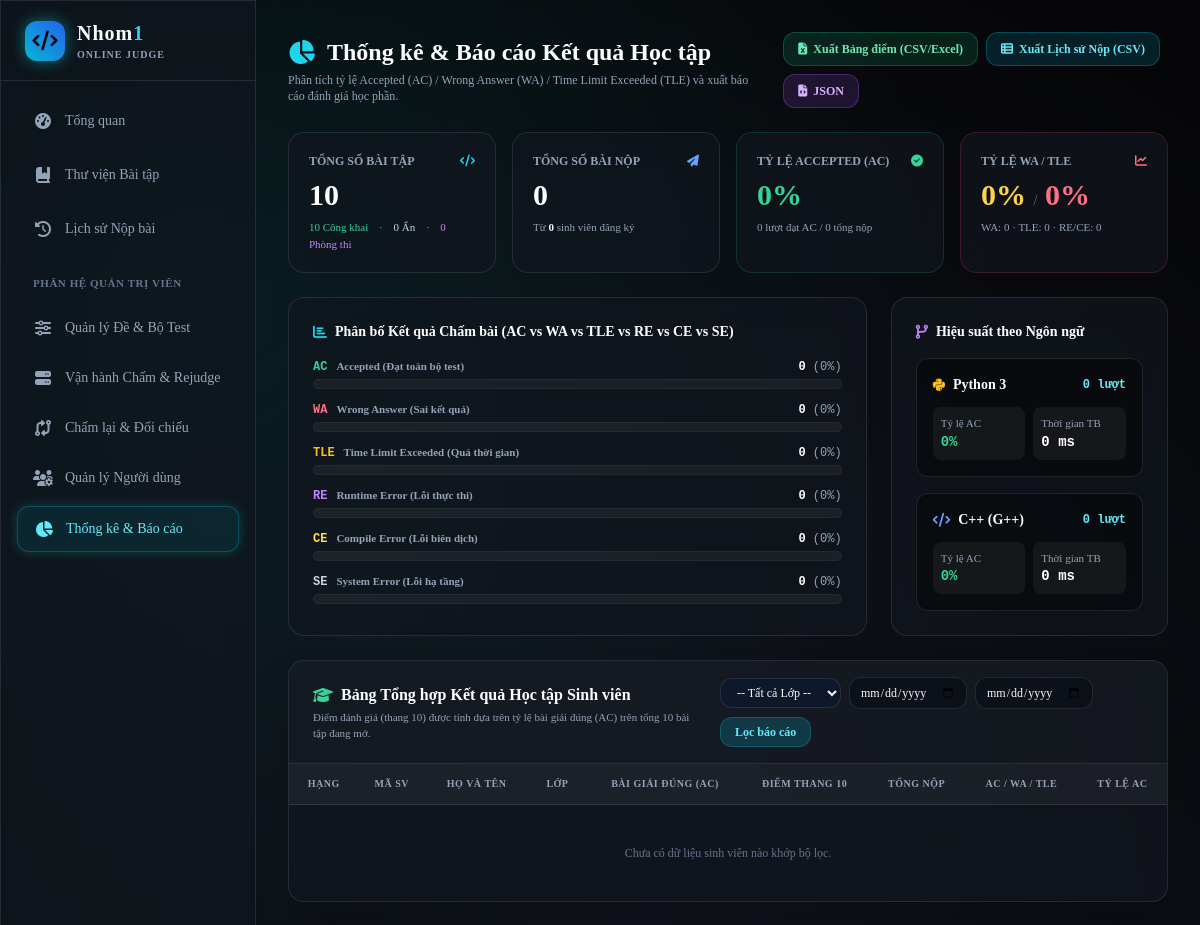
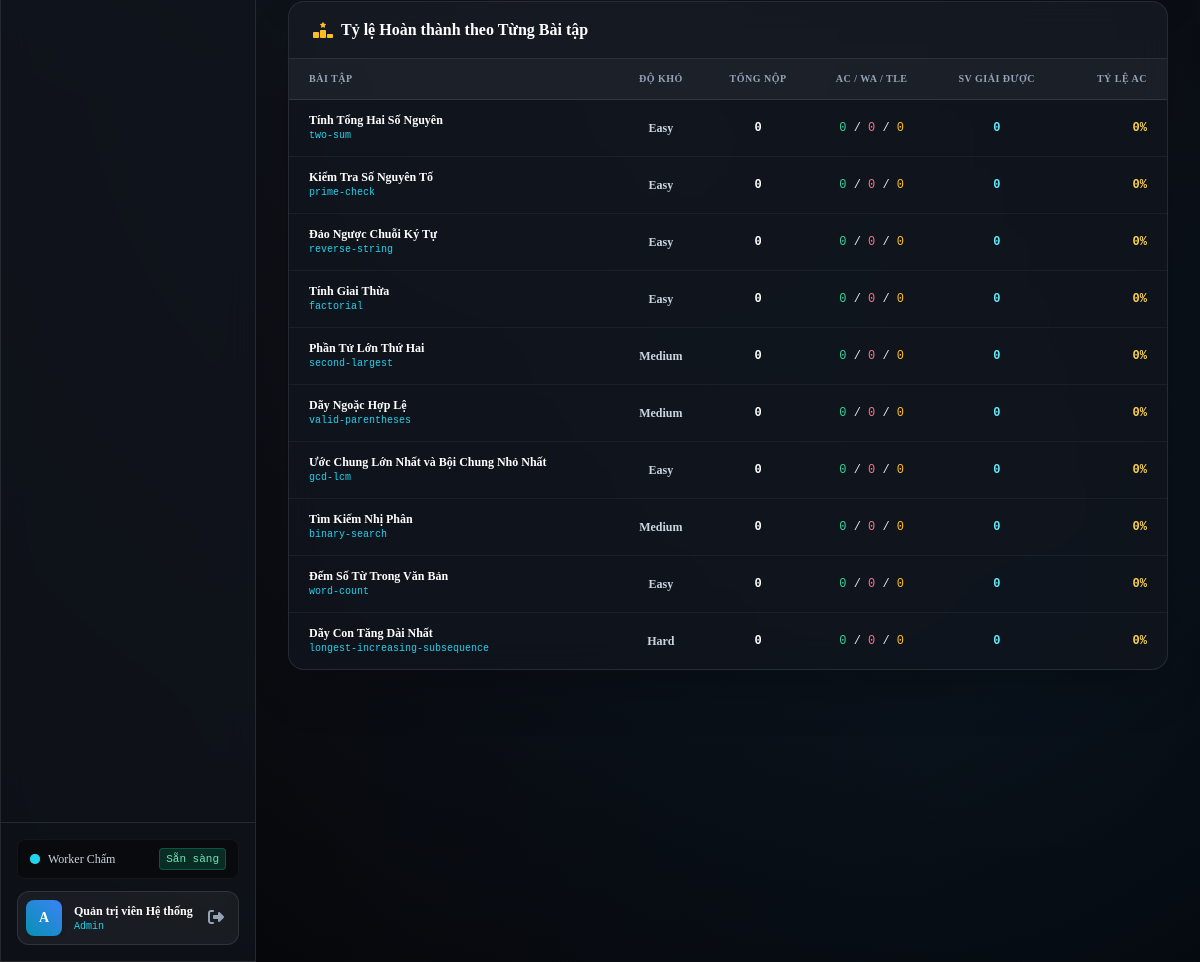
The page /admin_analytics.php (signed in) on the database its author committed (2 pictures, top to bottom).
### tables this page shows
CREATE TABLE `users` (
  `id` INT AUTO_INCREMENT PRIMARY KEY,
  `username` VARCHAR(50) NOT NULL UNIQUE,
  `email` VARCHAR(100) NOT NULL UNIQUE,
  `password_hash` VARCHAR(255) NOT NULL,
  `full_name` VARCHAR(100) NOT NULL,
  `student_code` VARCHAR(30) NULL UNIQUE COMMENT 'Mã số sinh viên (VD: CNTT181001)',
  `class_name` VARCHAR(60) NULL COMMENT 'Lớp sinh viên / học phần (VD: CNTT-18-10)',
  `role` ENUM('learner', 'instructor', 'admin') NOT NULL DEFAULT 'learner',
  `is_locked` TINYINT(1) NOT NULL DEFAULT 0 COMMENT '1 = Tài khoản bị khóa; 0 = Hoạt động',
  `lock_reason` VARCHAR(255) NULL COMMENT 'Lý do khóa tài khoản',
  `last_login_at` DATETIME NULL COMMENT 'Thời điểm đăng nhập gần nhất',
  `created_at` DATETIME NOT NULL DEFAULT CURRENT_TIMESTAMP,
  INDEX `idx_users_role` (`role`),
  INDEX `idx_users_locked` (`is_locked`),
  INDEX `idx_users_class` (`class_name`)
);

CREATE TABLE `problems` (
  `id` INT AUTO_INCREMENT PRIMARY KEY,
  `slug` VARCHAR(100) NOT NULL UNIQUE,
  `title` VARCHAR(200) NOT NULL,
  `topic` VARCHAR(100) NOT NULL,
  `difficulty` ENUM('Easy', 'Medium', 'Hard') NOT NULL DEFAULT 'Easy',
  `current_version_id` INT NULL COMMENT 'Trỏ đến phiên bản bộ dữ liệu đang hiệu lực',
  `source_attribution` TEXT NULL COMMENT 'Nguồn gốc hợp lệ & giấy phép sử dụng (VD: CSES, Kattis, MIT)',
  `is_public` TINYINT(1) NOT NULL DEFAULT 1 COMMENT '1 = Công khai; 0 = Chỉ trong lớp học',
  `visibility` ENUM('public', 'hidden', 'exam_only') NOT NULL DEFAULT 'public' COMMENT 'public = Công khai; hidden = Ẩn bảo trì; exam_only = Phòng thi riêng',
  `created_by` INT NOT NULL,
  `created_at` DATETIME NOT NULL DEFAULT CURRENT_TIMESTAMP,
  `deleted_at` DATETIME NULL DEFAULT NULL COMMENT 'Thời điểm xóa mềm (NULL = đang hoạt động)',
  INDEX `idx_problems_difficulty` (`difficulty`),
  INDEX `idx_problems_topic` (`topic`),
  INDEX `idx_problems_creator` (`created_by`),
  INDEX `idx_problems_visibility` (`visibility`),
  INDEX `idx_problems_deleted_at` (`deleted_at`),
  CONSTRAINT `fk_problems_creator` FOREIGN KEY (`created_by`) REFERENCES `users` (`id`) ON DELETE CASCADE
);

### admin_analytics.php (the view, shortened to what the rows shown need)
<?php
require_once __DIR__ . '/core/Auth.php';
require_once __DIR__ . '/core/Security.php';
Auth::requireRoles(['admin']);
$pdo = getDbConnection();
$problemStats = $pdo->query("
    SELECT
        p.id, p.slug, p.title, p.difficulty, p.visibility,
        COUNT(s.id) AS total_subs,
        SUM(CASE WHEN s.final_verdict = 'AC' THEN 1 ELSE 0 END) AS ac_subs,
        SUM(CASE WHEN s.final_verdict = 'WA' THEN 1 ELSE 0 END) AS wa_subs,
        SUM(CASE WHEN s.final_verdict = 'TLE' THEN 1 ELSE 0 END) AS tle_subs,
        COUNT(DISTINCT CASE WHEN s.final_verdict = 'AC' THEN s.user_id END) AS unique_ac_users
    FROM problems p
    LEFT JOIN submissions s ON s.problem_id = p.id
    WHERE p.deleted_at IS NULL
    GROUP BY p.id
    ORDER BY total_subs DESC, p.id ASC
    LIMIT 20
")->fetchAll(PDO::FETCH_ASSOC);
require_once __DIR__ . '/includes/header.php';
require_once __DIR__ . '/includes/sidebar.php';
?>
<div class="pl-64 min-h-screen flex flex-col w-full">
  <main class="p-8 max-w-7xl w-full mx-auto space-y-6 flex-1">
    <div class="flex flex-col md:flex-row md:items-center justify-between gap-4">
      <div>
        <h1 class="text-2xl font-black text-white flex items-center space-x-3">
          <i class="fa-solid fa-chart-pie text-cyan-400"></i>
          <span>Thống kê & Báo cáo Kết quả Học tập</span>
        </h1>
      </div>
    </div>
    <div class="grid grid-cols-1 lg:grid-cols-3 gap-6">
      <div class="lg:col-span-2 glass-panel rounded-2xl p-6 border border-white/10 space-y-4">
        <h2 class="text-sm font-bold text-white flex items-center space-x-2">
          <i class="fa-solid fa-chart-bar text-cyan-400"></i>
          <span>Phân bố Kết quả Chấm bài (AC vs WA vs TLE vs RE vs CE vs SE)</span>
        </h2>
      </div>
      <div class="glass-panel rounded-2xl p-6 border border-white/10 space-y-4">
        <h2 class="text-sm font-bold text-white flex items-center space-x-2">
          <i class="fa-solid fa-code-branch text-purple-400"></i>
          <span>Hiệu suất theo Ngôn ngữ</span>
        </h2>
      </div>
    </div>
    <div class="glass-panel rounded-2xl border border-white/10 overflow-hidden shadow-2xl">
      <div class="px-6 py-4 border-b border-white/10 flex flex-col lg:flex-row lg:items-center justify-between gap-4 bg-white/[0.02]">
        <div>
          <h2 class="text-base font-bold text-white flex items-center space-x-2">
            <i class="fa-solid fa-graduation-cap text-emerald-400"></i>
            <span>Bảng Tổng hợp Kết quả Học tập Sinh viên</span>
          </h2>
        </div>
      </div>
      <div class="overflow-x-auto">
        <table class="w-full text-left border-collapse text-xs">
          <thead>
            <tr class="bg-white/5 text-[10px] uppercase tracking-wider text-slate-400 font-bold border-b border-white/10">
              <th class="py-3 px-4 text-center">Hạng</th>
              <th class="py-3 px-4">Mã SV</th>
              <th class="py-3 px-4">Họ và tên</th>
              <th class="py-3 px-4">Lớp</th>
              <th class="py-3 px-4 text-center">Bài giải đúng (AC)</th>
              <th class="py-3 px-4 text-center">Điểm thang 10</th>
              <th class="py-3 px-4 text-center">Tổng nộp</th>
              <th class="py-3 px-4 text-center">AC / WA / TLE</th>
              <th class="py-3 px-4 text-center">Tỷ lệ AC</th>
            </tr>
          </thead>
        </table>
      </div>
    </div>
    <div class="glass-panel rounded-2xl border border-white/10 overflow-hidden shadow-2xl">
      <div class="px-6 py-4 border-b border-white/10 bg-white/[0.02]">
        <h2 class="text-base font-bold text-white flex items-center space-x-2">
          <i class="fa-solid fa-ranking-star text-amber-400"></i>
          <span>Tỷ lệ Hoàn thành theo Từng Bài tập</span>
        </h2>
      </div>
      <div class="overflow-x-auto">
        <table class="w-full text-left border-collapse text-xs">
          <thead>
            <tr class="bg-white/5 text-[10px] uppercase tracking-wider text-slate-400 font-bold border-b border-white/10">
              <th class="py-3 px-5">Bài tập</th>
              <th class="py-3 px-4 text-center">Độ khó</th>
              <th class="py-3 px-4 text-center">Tổng nộp</th>
              <th class="py-3 px-4 text-center">AC / WA / TLE</th>
              <th class="py-3 px-4 text-center">SV giải được</th>
              <th class="py-3 px-5 text-right">Tỷ lệ AC</th>
            </tr>
          </thead>
          <tbody class="divide-y divide-white/5">
            <?php foreach ($problemStats as $ps): ?>
              <?php
                $ptot = (int)$ps['total_subs'];
                $pac  = (int)$ps['ac_subs'];
                $prate = $ptot > 0 ? round(($pac / $ptot) * 100, 1) : 0;
              ?>
              <tr class="hover:bg-white/[0.02]">
                <td class="py-3 px-5">
                  <div class="font-bold text-white"><?= Security::escape($ps['title']) ?></div>
                  <div class="text-[10px] font-mono text-cyan-400"><?= Security::escape($ps['slug']) ?></div>
                </td>
                <td class="py-3 px-4 text-center font-semibold text-slate-300"><?= Security::escape($ps['difficulty']) ?></td>
                <td class="py-3 px-4 text-center font-mono text-white font-bold"><?= $ptot ?></td>
                <td class="py-3 px-4 text-center font-mono">
                  <span class="text-emerald-400"><?= $pac ?></span> /
                  <span class="text-rose-400"><?= (int)$ps['wa_subs'] ?></span> /
                  <span class="text-amber-400"><?= (int)$ps['tle_subs'] ?></span>
                </td>
                <td class="py-3 px-4 text-center font-mono text-cyan-300 font-bold"><?= (int)$ps['unique_ac_users'] ?></td>
                <td class="py-3 px-5 text-right font-mono font-bold <?= $prate >= 50 ? 'text-emerald-400' : 'text-amber-300' ?>"><?= $prate ?>%</td>
              </tr>
            <?php endforeach; ?>
          </tbody>
        </table>
      </div>
    </div>
  </main>
</div>
<?php require_once __DIR__ . '/includes/footer.php'; ?>

### includes/sidebar.php (shortened to what the rows shown need)
<?php
require_once __DIR__ . '/../core/Auth.php';
$currentUser = Auth::user();
?>
<aside class="fixed top-0 left-0 h-screen w-64 glass-panel border-r border-white/10 flex flex-col justify-between z-30 transition-all duration-300">
  <div class="p-4 border-t border-white/10 space-y-3">
    <?php if ($currentUser): ?>
      <div class="flex items-center justify-between p-2 rounded-xl bg-white/5 border border-white/10">
        <div class="flex items-center space-x-3 overflow-hidden">
          <div class="w-9 h-9 rounded-lg bg-gradient-to-tr from-cyan-600 to-blue-500 flex items-center justify-center font-bold text-white shadow-md text-sm shrink-0">
            <?= strtoupper(substr($currentUser['username'], 0, 1)) ?>
          </div>
          <div class="truncate">
            <div class="text-xs font-semibold text-white truncate"><?= Security::escape($currentUser['full_name']) ?></div>
            <div class="text-[10px] text-cyan-400 font-mono capitalize"><?= Security::escape($currentUser['role']) ?></div>
          </div>
        </div>
        <a href="/BaiTapLon/login.php?logout=1" title="Đăng xuất" class="p-1.5 text-slate-400 hover:text-rose-400 transition-colors">
          <i class="fa-solid fa-right-from-bracket"></i>
        </a>
      </div>
    <?php endif; ?>
  </div>
</aside>

### rows shown on the page
users: username "A", full_name "Quản trị viên Hệ thống", role "Admin"
problems: title "Tính Tổng Hai Số Nguyên", slug "two-sum", difficulty "Easy", ptot "0", pac "0", wa_subs "0", tle_subs "0", unique_ac_users "0", prate "0"
problems: title "Kiểm Tra Số Nguyên Tố", slug "prime-check", difficulty "Easy", ptot "0", pac "0", wa_subs "0", tle_subs "0", unique_ac_users "0", prate "0"
problems: title "Đảo Ngược Chuỗi Ký Tự", slug "reverse-string", difficulty "Easy", ptot "0", pac "0", wa_subs "0", tle_subs "0", unique_ac_users "0", prate "0"
problems: title "Tính Giai Thừa", slug "factorial", difficulty "Easy", ptot "0", pac "0", wa_subs "0", tle_subs "0", unique_ac_users "0", prate "0"
problems: title "Phần Tử Lớn Thứ Hai", slug "second-largest", difficulty "Medium", ptot "0", pac "0", wa_subs "0", tle_subs "0", unique_ac_users "0", prate "0"
problems: title "Dãy Ngoặc Hợp Lệ", slug "valid-parentheses", difficulty "Medium", ptot "0", pac "0", wa_subs "0", tle_subs "0", unique_ac_users "0", prate "0"
problems: title "Ước Chung Lớn Nhất và Bội Chung Nhỏ Nhất", slug "gcd-lcm", difficulty "Easy", ptot "0", pac "0", wa_subs "0", tle_subs "0", unique_ac_users "0", prate "0"
problems: title "Tìm Kiếm Nhị Phân", slug "binary-search", difficulty "Medium", ptot "0", pac "0", wa_subs "0", tle_subs "0", unique_ac_users "0", prate "0"
problems: title "Đếm Số Từ Trong Văn Bản", slug "word-count", difficulty "Easy", ptot "0", pac "0", wa_subs "0", tle_subs "0", unique_ac_users "0", prate "0"
problems: title "Dãy Con Tăng Dài Nhất", slug "longest-increasing-subsequence", difficulty "Hard", ptot "0", pac "0", wa_subs "0", tle_subs "0", unique_ac_users "0", prate "0"

### other values the page prints
$problemCounts['total_active'] "10"
$problemCounts['cnt_public'] "10"
$problemCounts['cnt_hidden'] "0"
$problemCounts['cnt_exam'] "0"
$totalSubmissions "0"
$totalStudents "0"
$acRateGlobal "0"
$verdicts['AC'] "0"
$waRateGlobal "0"
$tleRateGlobal "0"
$verdicts['WA'] "0"
$verdicts['TLE'] "0"
$verdicts['RE'] + $verdicts['CE'] "0"
$code "AC"
$meta['name'] "Accepted (Đạt toàn bộ test)"
